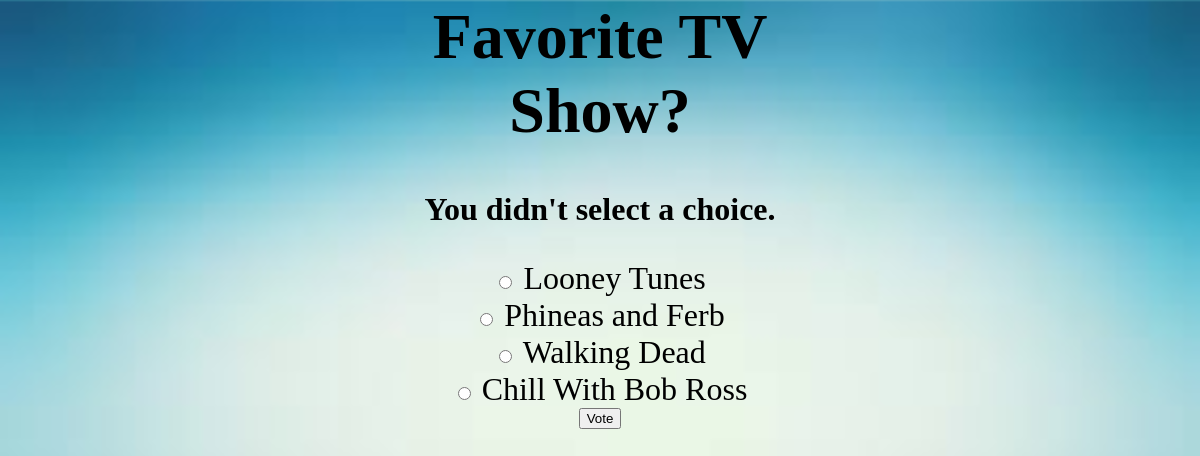
/polls/2/vote/, run on the app's committed database.
### polls/models.py (models this page shows, shortened)
class Question(models.Model):
    question_text = models.CharField(max_length=200)
    pub_date = models.DateTimeField('date published')

class Choice(models.Model):
    question = models.ForeignKey(Question, on_delete=models.CASCADE)
    choice_text = models.CharField(max_length=200)
    votes = models.IntegerField(default=0)

### polls/views.py (the view)
# urls.py: url(r'^(?P<question_id>[0-9]+)/vote/$', views.vote, name='vote'),
def vote(request, question_id):
    question = get_object_or_404(Question, pk=question_id)
    try:
        selected_choice = question.choice_set.get(pk=request.POST['choice'])
    except (KeyError, Choice.DoesNotExist):
        return render(request, 'polls/detail.html', {
            'question': question,
            'error_message': "You didn't select a choice.",
        })
    else:
        selected_choice.votes += 1
        selected_choice.save()
        return HttpResponseRedirect(reverse('polls:results', args=(question.id,)))

### polls/templates/polls/detail.html (shortened to what this page needs)
{% load staticfiles %}
<link rel="stylesheet" type="text/css" href="{% static 'polls/style.css' %}" />
<h1>{{ question.question_text }}</h1>
{% if error_message %}<p><strong>{{ error_message }}</strong></p>{% endif %}
<form action="{% url 'polls:vote' question.id %}" method="post">
{% for choice in question.choice_set.all %}
    <input type="radio" name="choice" id="choice{{ forloop.counter }}" value="{{ choice.id }}" />
    <label for="choice{{ forloop.counter }}">{{ choice.choice_text }}</label><br />
{% endfor %}
<input type="submit" value="Vote" />
</form>

### data on the page
Question: question_text "Favorite TV Show?"
Choice: choice_text "Looney Tunes"
Choice: choice_text "Phineas and Ferb"
Choice: choice_text "Walking Dead"
Choice: choice_text "Chill With Bob Ross"

### other printed values
{{ error_message }} "You didn't select a choice."
